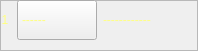
                                         <widget class="QFrame" name="frame_28">
                                          <property name="minimumSize">
                                           <size>
                                            <width>0</width>
                                            <height>40</height>
                                           </size>
                                          </property>
                                          <property name="frameShape">
                                           <enum>QFrame::StyledPanel</enum>
                                          </property>
                                          <property name="frameShadow">
                                           <enum>QFrame::Raised</enum>
                                          </property>
                                          <widget class="QWidget" name="layoutWidget">
                                           <property name="geometry">
                                            <rect>
                                             <x>-1</x>
                                             <y>-1</y>
                                             <width>189</width>
                                             <height>42</height>
                                            </rect>
                                           </property>
                                           <layout class="QHBoxLayout" name="horizontalLayout_9">
                                            <item>
                                             <widget class="QLabel" name="lb_Port_17">
                                              <property name="enabled">
                                               <bool>false</bool>
                                              </property>
                                              <property name="minimumSize">
                                               <size>
                                                <width>10</width>
                                                <height>40</height>
                                               </size>
                                              </property>
                                              <property name="styleSheet">
                                               <string notr="true">border: 0px;
font: 14pt &quot;クレPro by 宁静之雨，微信公众号njzyshare&quot;;
color: rgb(255, 255, 127);</string>
                                              </property>
                                              <property name="text">
                                               <string>1</string>
                                              </property>
                                              <property name="alignment">
                                               <set>Qt::AlignCenter</set>
                                              </property>
                                             </widget>
                                            </item>
                                            <item>
                                             <widget class="QComboBox" name="com_CH1_Date1">
                                              <property name="minimumSize">
                                               <size>
                                                <width>80</width>
                                                <height>40</height>
                                               </size>
                                              </property>
                                              <property name="cursor">
                                               <cursorShape>PointingHandCursor</cursorShape>
                                              </property>
                                              <property name="mouseTracking">
                                               <bool>true</bool>
                                              </property>
                                              <property name="toolTip">
                                               <string>波特率选择</string>
                                              </property>
                                              <property name="styleSheet">
                                               <string notr="true"> QComboBox QAbstractItemView{
	background-color: rgb(33, 37, 43);
    border-radius:5px 5px 5px 5px;
	font: 14pt &quot;クレPro by 宁静之雨，微信公众号njzyshare&quot;;
	font-size:14px;
 }
 QComboBox{
	font: 14pt &quot;クレPro by 宁静之雨，微信公众号njzyshare&quot;;
	border-color: rgb(0, 0, 0);
	color: rgb(255, 255, 127);
}
  QComboBox::drop-down {
      width: 0px;
      border:none;
  }</string>
                                              </property>
                                              <item>
                                               <property name="text">
                                                <string>------</string>
                                               </property>
                                              </item>
                                              <item>
                                               <property name="text">
                                                <string>Vpp</string>
                                               </property>
                                              </item>
                                              <item>
                                               <property name="text">
                                                <string>Freq</string>
                                               </property>
                                              </item>
                                              <item>
                                               <property name="text">
                                                <string>Max</string>
                                               </property>
                                              </item>
                                              <item>
                                               <property name="text">
                                                <string>Min</string>
                                               </property>
                                              </item>
                                              <item>
                                               <property name="text">
                                                <string>Mean</string>
                                               </property>
                                              </item>
                                              <item>
                                               <property name="text">
                                                <string>RMS</string>
                                               </property>
                                              </item>
                                             </widget>
                                            </item>
                                            <item>
                                             <widget class="QLabel" name="lb_CH1_Date1">
                                              <property name="enabled">
                                               <bool>false</bool>
                                              </property>
                                              <property name="minimumSize">
                                               <size>
                                                <width>85</width>
                                                <height>40</height>
                                               </size>
                                              </property>
                                              <property name="styleSheet">
                                               <string notr="true">color: rgb(255, 255, 127);
border: 0px;
font: 14pt &quot;クレPro by 宁静之雨，微信公众号njzyshare&quot;;</string>
                                              </property>
                                              <property name="text">
                                               <string>------------</string>
                                              </property>
                                              <property name="alignment">
                                               <set>Qt::AlignLeading|Qt::AlignLeft|Qt::AlignVCenter</set>
                                              </property>
                                             </widget>
                                            </item>
                                           </layout>
                                          </widget>
                                         </widget>
